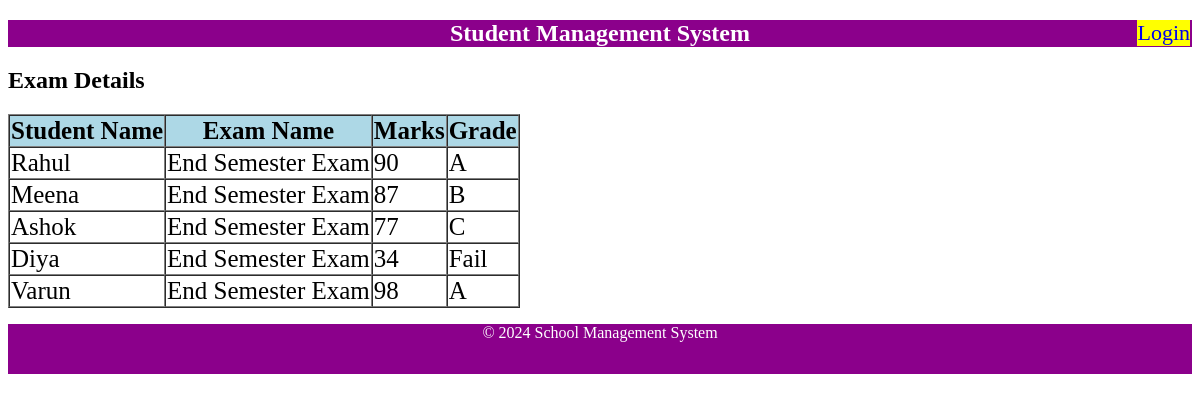
The app's page /examdetails with its own data.
### exam/models.py (models this page shows, shortened)
class Examscore(models.Model):
    class Grade(models.TextChoices):
        A = "A"
        B = "B"
        C = "C"
        D = "D"
        E = "E"
        F = "Fail"
    name=models.CharField(max_length=100)
    examname=models.CharField(max_length=100,default="End Semester Exam")
    marks=models.IntegerField()
    grade=models.CharField(max_length=6, choices=Grade.choices)

### exam/views.py (the view)
# urls.py: path('examdetails',views.examdetails),
def examdetails(request):
    marks=Examscore.objects.all()
    return render(request, 'examdetails.html', {'records': marks})

### exam/templates/examdetails.html
{% extends 'base.html' %}
{% block content %}
<h2>Exam Details</h2>
<table border="1" cellspacing="0">
    <tr><th>Student Name</th><th>Exam Name</th><th>Marks</th><th>Grade</th></tr>
    {% for record in records %}
        <tr>
            <td>{{ record.name }}</td>
            <td>{{ record.examname }}</td>
            <td>{{ record.marks }}</td>
            <td>{{ record.grade }}</td>
        </tr>
    {% endfor %}
</table>
{% endblock %}

### static/style/mystyle.css (style rules this page uses)
table { font-size: 25px; }
th { background-color: lightblue; }

### records on screen
Examscore: name "Rahul", examname "End Semester Exam", marks "90", grade "A"
Examscore: name "Meena", examname "End Semester Exam", marks "87", grade "B"
Examscore: name "Ashok", examname "End Semester Exam", marks "77", grade "C"
Examscore: name "Diya", examname "End Semester Exam", marks "34", grade "Fail"
Examscore: name "Varun", examname "End Semester Exam", marks "98", grade "A"
